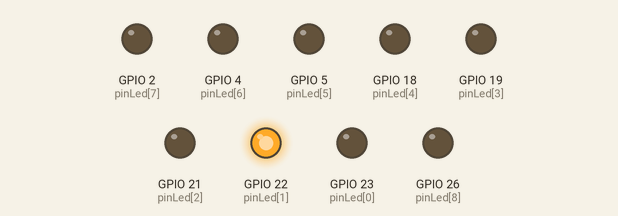
Recording of a sketch running on a simulated ESP32. Shown: output pins drawn as LEDs (lit = HIGH).

Above: at 0.02 s.
At 0.37 s:
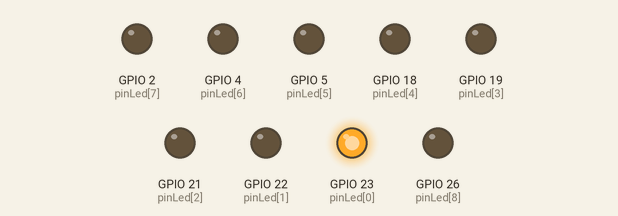
At 0.72 s:
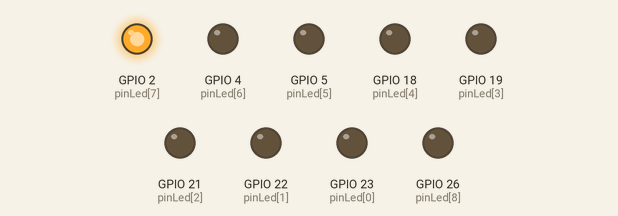
At 1.47 s:
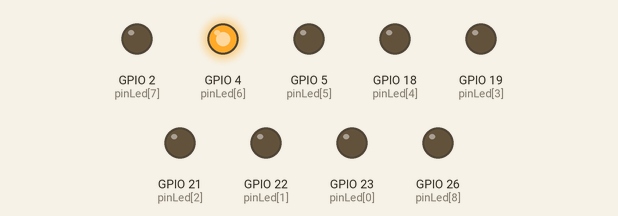
At 2.17 s:
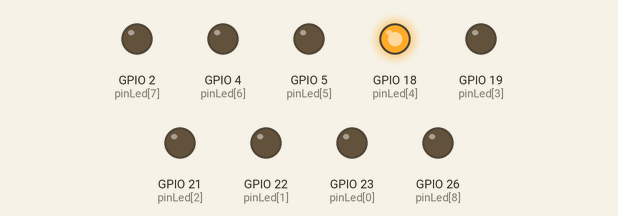
At 2.93 s:
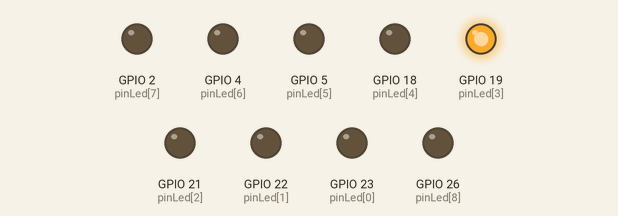
Timing chart, 0 to 3.2 s (numbered marks = the images above):
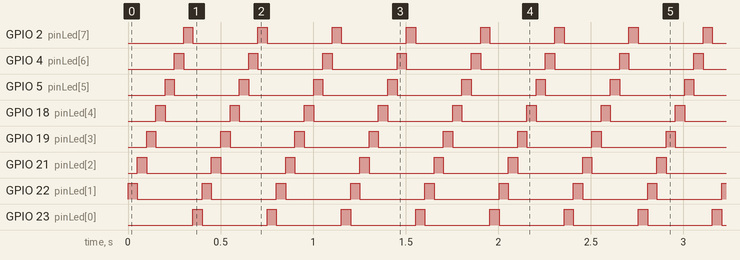

The sketch:

led_while.ino
```cpp
//circuito usando leds, usando a estrutura de repetição while no esp32
//enquanto nao for digitado 'P' no serial monitor, os leds continuarão o loop


int pinLed[9] = {23,22,21,19,18,5,4,2,26};
int Nled;
char digitado;

void setup(){
  int i;

  for(i=0;i<=8;i++){
    pinMode(pinLed[i],OUTPUT);
  }
  Serial.begin(9600);
}
void loop(){
  digitado = ' ';
  Nled = 0;


  while(digitado != 'P'){
    digitalWrite(pinLed[Nled],LOW);
    Nled++;
    if(Nled >= 8){
      Nled = 0;
    }
    digitalWrite(pinLed[Nled],HIGH);
    if(Serial.available()){
      digitado = Serial.read();
    }
    delay(50);
  }
   delay(5000);
}
```

Measured:
- by itself, GPIO 2 (pinLed[7]), GPIO 4 (pinLed[6]), GPIO 5 (pinLed[5]), GPIO 18 (pinLed[4]), GPIO 19 (pinLed[3]), GPIO 21 (pinLed[2]), GPIO 22 (pinLed[1]), GPIO 23 (pinLed[0]): alternates HIGH for 0.05 s and LOW for 0.35 s
- by itself, everything shown: repeats every 1.2 s, in 8 steps
